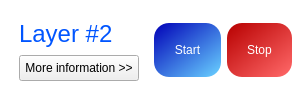
             <widget class="QFrame" name="frame_3">
              <property name="minimumSize">
               <size>
                <width>0</width>
                <height>100</height>
               </size>
              </property>
              <property name="styleSheet">
               <string notr="true">QFrame{
	border: none;
	border-radius: 10px;
	text-align: left;
	padding: 5px;
	background-color: rgb(255, 255, 255);
}

</string>
              </property>
              <property name="frameShape">
               <enum>QFrame::StyledPanel</enum>
              </property>
              <property name="frameShadow">
               <enum>QFrame::Raised</enum>
              </property>
              <layout class="QHBoxLayout" name="horizontalLayout_17">
               <property name="leftMargin">
                <number>5</number>
               </property>
               <property name="topMargin">
                <number>5</number>
               </property>
               <property name="rightMargin">
                <number>5</number>
               </property>
               <property name="bottomMargin">
                <number>5</number>
               </property>
               <item>
                <widget class="QFrame" name="frame_8">
                 <property name="enabled">
                  <bool>true</bool>
                 </property>
                 <property name="styleSheet">
                  <string notr="true">padding: 0;</string>
                 </property>
                 <property name="frameShape">
                  <enum>QFrame::StyledPanel</enum>
                 </property>
                 <property name="frameShadow">
                  <enum>QFrame::Raised</enum>
                 </property>
                 <layout class="QVBoxLayout" name="verticalLayout_8">
                  <item>
                   <widget class="QLabel" name="label_40">
                    <property name="text">
                     <string>&lt;html&gt;&lt;head/&gt;&lt;body&gt;&lt;p&gt;&lt;span style=&quot; font-size:18pt; color:#0055ff;&quot;&gt;Layer #2&lt;/span&gt;&lt;/p&gt;&lt;/body&gt;&lt;/html&gt;</string>
                    </property>
                    <property name="margin">
                     <number>0</number>
                    </property>
                    <property name="indent">
                     <number>-1</number>
                    </property>
                   </widget>
                  </item>
                  <item>
                   <widget class="QPushButton" name="pushButton_15">
                    <property name="maximumSize">
                     <size>
                      <width>126</width>
                      <height>16777215</height>
                     </size>
                    </property>
                    <property name="styleSheet">
                     <string notr="true">padding: 5px;</string>
                    </property>
                    <property name="text">
                     <string>More information &gt;&gt;</string>
                    </property>
                   </widget>
                  </item>
                 </layout>
                </widget>
               </item>
               <item>
                <widget class="QPushButton" name="pushButton_start_2">
                 <property name="maximumSize">
                  <size>
                   <width>68</width>
                   <height>16777215</height>
                  </size>
                 </property>
                 <property name="styleSheet">
                  <string notr="true">QPushButton{
	border: none;
	padding: 20px;
	border-radius:15px;
	background-color: qlineargradient(spread:pad, x1:0, y1:0, x2:0.961111, y2:1, stop:0 rgba(0, 0, 183, 255), stop:1 rgba(104, 207, 255, 255));
color: rgb(255, 255, 255);
}
QPushButton:hover{
  background:rgba(104, 207, 255, 200);
  color:rgba(255, 255, 255, 210);
}
QPushButton:pressed{
  background:rgba(104, 207, 255, 100);
}
QPushButton:disabled{
  background:rgba(100, 100, 100, 100);
  color:rgba(0, 0, 0, 100);
}</string>
                 </property>
                 <property name="text">
                  <string>Start</string>
                 </property>
                </widget>
               </item>
               <item>
                <widget class="QPushButton" name="pushButton_stop_2">
                 <property name="maximumSize">
                  <size>
                   <width>68</width>
                   <height>16777215</height>
                  </size>
                 </property>
                 <property name="styleSheet">
                  <string notr="true">QPushButton{
	border: none;
	padding: 20px;
	border-radius:15px;
	background-color: qlineargradient(spread:pad, x1:0, y1:0, x2:0.961111, y2:1, stop:0 rgba(183, 0, 0, 255), stop:1 rgba(255, 104, 104, 255));
color: rgb(255, 255, 255);
}
QPushButton:hover{
  background:rgba(255, 104, 104, 200);
  color:rgba(255, 255, 255, 210);
}
QPushButton:pressed{
  background:rgba(205, 118, 132, 100);
}
QPushButton:disabled{
  background:rgba(100, 100, 100, 100);
  color:rgba(0, 0, 0, 100);
}</string>
                 </property>
                 <property name="text">
                  <string>Stop</string>
                 </property>
                </widget>
               </item>
              </layout>
             </widget>
